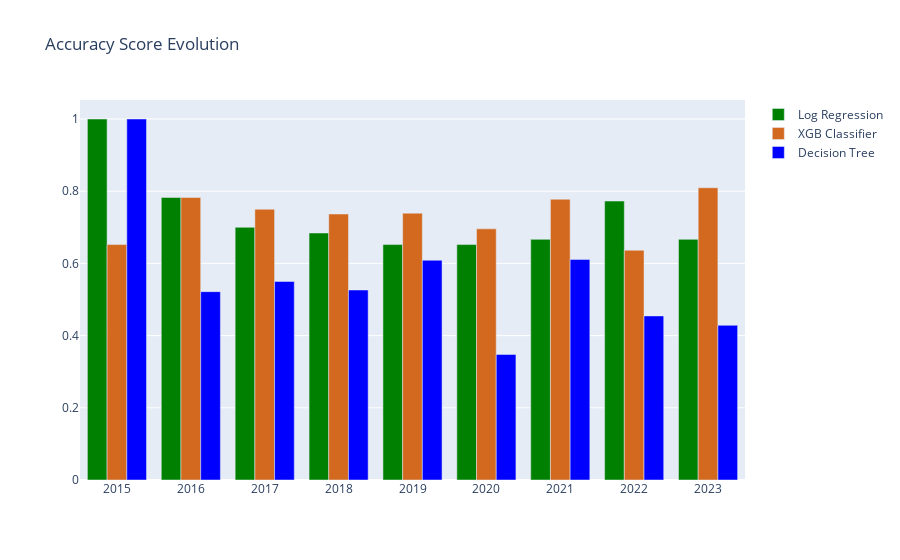

Source (notebook cell):
### Code cell
score_evolution_plot(correct, ['Log_Prediction', 'XGB_Prediction', 'Tree_Prediction'], 'Accuracy Score Evolution')

### Figure 1 — Plotly figure (JSON) as saved in the notebook; plotly's stock layout.template omitted (floating-point values rounded to 4 significant figures)
{"data": [{"marker": {"color": "green"}, "name": "Log Regression", "type": "bar", "x": [2015, 2016, 2017, 2018, 2019, 2020, 2021, 2022, 2023], "y": [1, 0.7826, 0.7, 0.6842, 0.6522, 0.6522, 0.6667, 0.7727, 0.6667]}, {"marker": {"color": "chocolate"}, "name": "XGB Classifier", "type": "bar", "x": [2015, 2016, 2017, 2018, 2019, 2020, 2021, 2022, 2023], "y": [0.6522, 0.7826, 0.75, 0.7368, 0.7391, 0.6957, 0.7778, 0.6364, 0.8095]}, {"marker": {"color": "blue"}, "name": "Decision Tree", "type": "bar", "x": [2015, 2016, 2017, 2018, 2019, 2020, 2021, 2022, 2023], "y": [1, 0.5217, 0.55, 0.5263, 0.6087, 0.3478, 0.6111, 0.4545, 0.4286]}], "layout": {"barmode": "group", "title": {"text": "Accuracy Score Evolution"}}}
